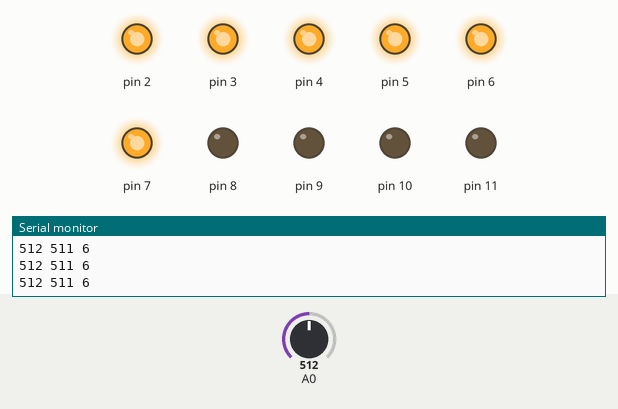
Recording of a sketch running on a simulated Arduino Uno, built with avr-gcc and run on an emulated ATmega328P. Parts: output pins drawn as LEDs (lit = HIGH), the last lines printed to the serial monitor. Inputs (shaded band) come from the test bench; at power-on: A0 = 512.

Above: at 1.2 s.
1.3 s: A0 set to 532
2.8 s: A0 set to 555
At 3.1 s:
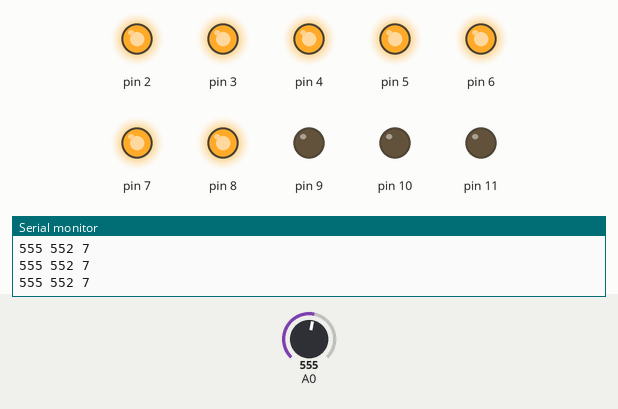
4.3 s: A0 set to 577
7.3 s: A0 set to 606
At 8.0 s:
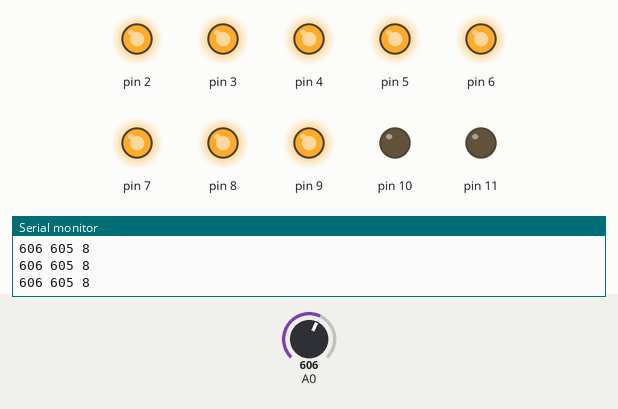
8.8 s: A0 set to 306
At 10.4 s:
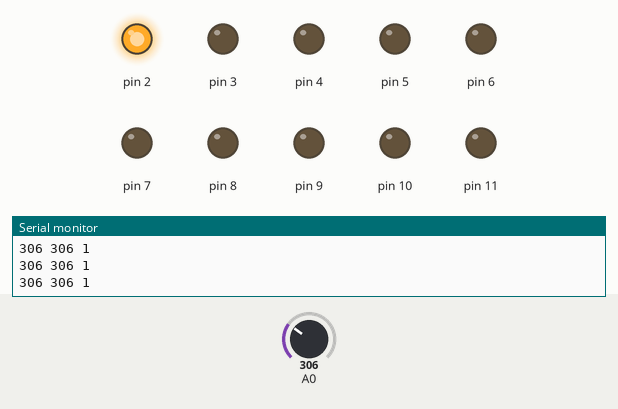
10.8 s: A0 set to 276
13.8 s: A0 set to 251
At 14.2 s:
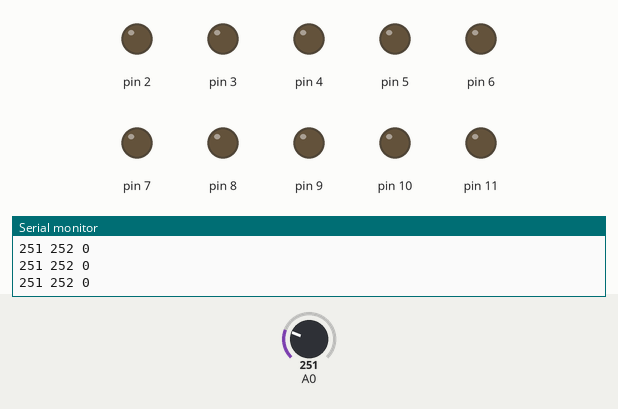
Timing chart, 0 to 16.3 s (numbered marks = the images above; inputs shaded):
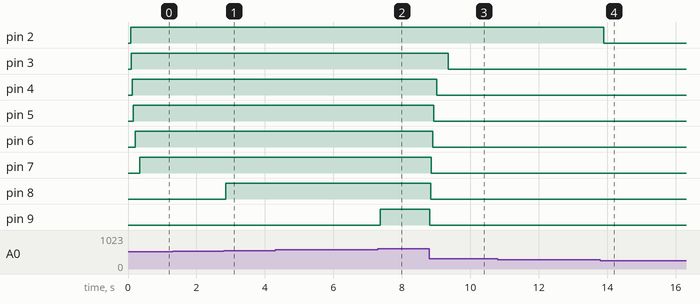

The sketch:

Photo_LEDs.ino
```cpp
void setup() {
  for(uint8_t i = 2;i < 12; i++){
    pinMode(i, OUTPUT);
  }
  // режим работы цифрового вывода для светодиодов
  Serial.begin(9600);
}
int filter(int newval);
void loop() {

int val = analogRead(A0); // analogRead() возвращает значение от 0 до 1023

Serial.print(val);
Serial.print(" ");

val = filter(val);
Serial.print(val);
Serial.print(" ");

val = map(val, 215, 680, 0, 10);
val = constrain(val, 0, 10);
Serial.println(val);
delay(10);//
val += 2;
for(uint8_t i = 2; i < 12; i++){
  if(i < val){
    digitalWrite(i, HIGH);
  }
  else{
    digitalWrite(i, LOW);
  }
}

}

int filter(int newval){
  float static val = 0;
  val += (newval - val)*0.1;
  return val;
}
```

Measured:
- the behaviour switches between 541 and 542 on A0 (found by bisection; images 0 and 1)
- the behaviour switches between 587 and 588 on A0 (found by bisection; images 1 and 2)
- the behaviour switches between 262 and 261 on A0 (found by bisection; images 3 and 4)
- after the input at 2.8 s, pin 8: LOW → HIGH after 0.06 s
- after the input at 7.3 s, pin 9: LOW → HIGH after 0.07 s
- after the input at 8.8 s, pin 3: HIGH → LOW after 0.56 s; pin 4: HIGH → LOW after 0.21 s; pin 5: HIGH → LOW after 0.13 s; pin 6: HIGH → LOW after 0.10 s; pin 7: HIGH → LOW after 0.06 s
- after the input at 13.8 s, pin 2: HIGH → LOW after 0.10 s
